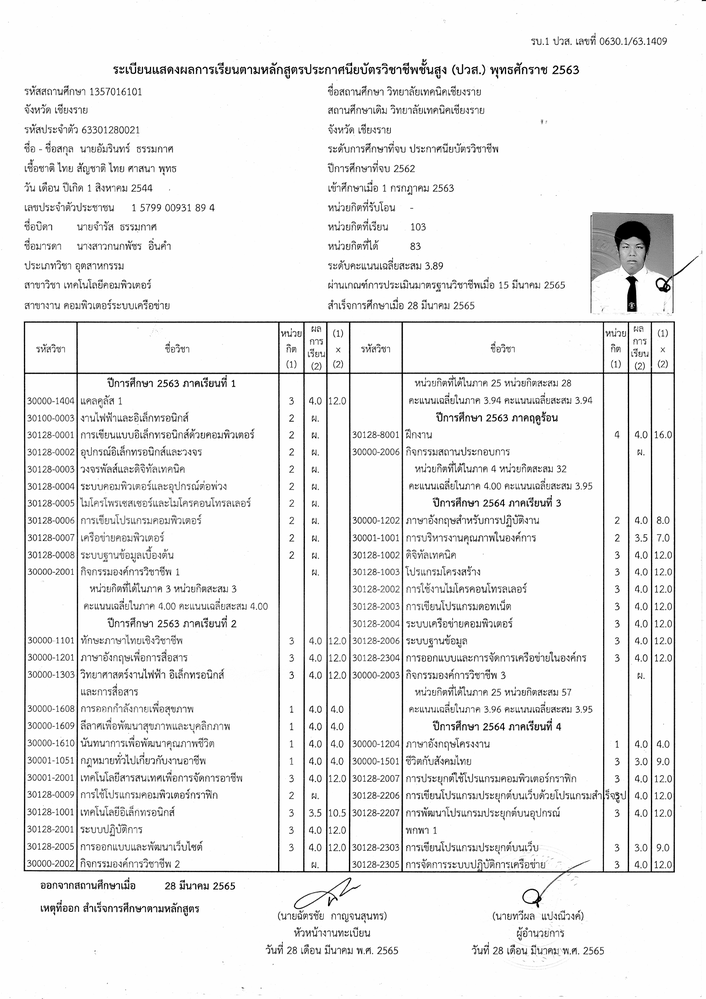
#> input picture django/ocr_project/media/img-3.png, 706 x 999 px, shrunk from 1653 x 2338 before the run, found by its file name
$ python tesseract.py
#> lines starting #> are read from the running program, lines starting #| are printed output that depends on the picture; after the words box and inside, x2 and y2 are one past the last pixel; in counts of white or black regions, pixels touching at a corner belong together
import pytesseract
import cv2
from matplotlib import table
import numpy as np
import matplotlib.pyplot as plt
from pathlib import Path

# Configure tesseract
pytesseract.pytesseract.tesseract_cmd = r'C:\\Program Files\\Tesseract-OCR\\tesseract.exe'

# โหลดรูป
output_folder = Path("data/output_images/output_V5")
output_folder.mkdir(exist_ok=True)

image = cv2.imread("data/test_images/transcript/img-3.png")
#> image is the input picture: shape (999, 706, 3); min 0, max 255, mean 238.5
if image is None:
    raise FileNotFoundError("ไม่พบไฟล์ภาพ กรุณาตรวจสอบเส้นทางของไฟล์")

# จำกัด noise
denoised = cv2.bilateralFilter(image, 50, 100, 100)
cv2.imwrite(f"{output_folder}/transcript_denoised.png", denoised)

gray_img = cv2.cvtColor(denoised, cv2.COLOR_BGR2GRAY)

# สำหรับภาพที่แสงไม่สม่ำเสมอ
binary_gaussian = cv2.adaptiveThreshold(
    gray_img,
    maxValue=255,
    adaptiveMethod=cv2.ADAPTIVE_THRESH_GAUSSIAN_C,
    thresholdType=cv2.THRESH_BINARY_INV,
    blockSize=41,
    C=20
)
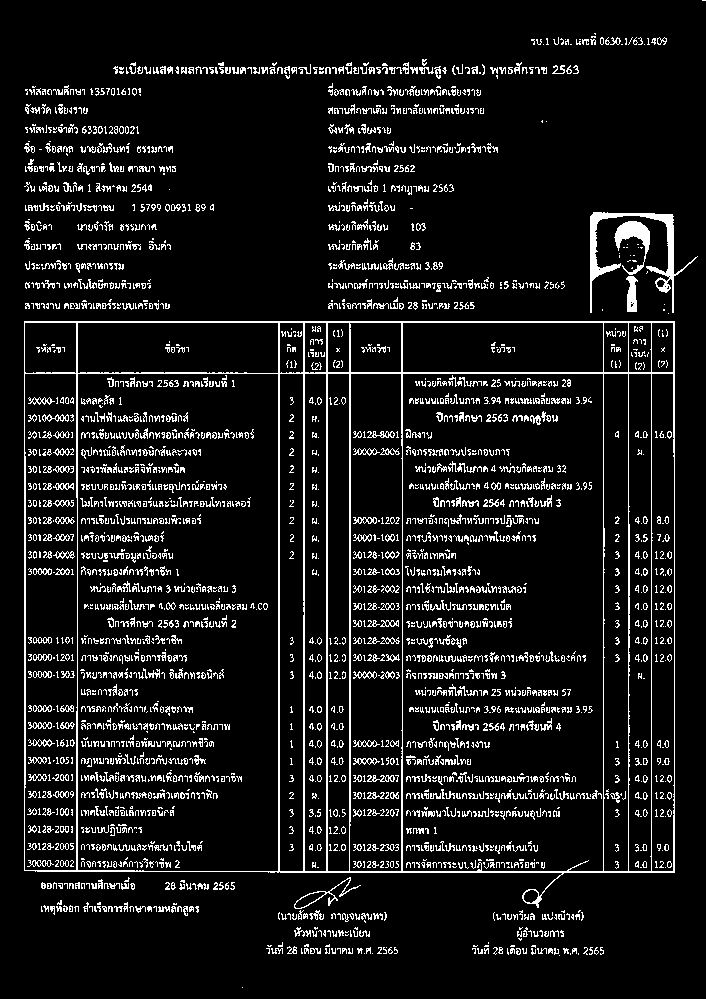
#> binary_gaussian: shape (999, 706); 9.1% white in thin lines or dots

cv2.imwrite(f"{output_folder}/transcript.png", image)
cv2.imwrite(f"{output_folder}/transcript_gray.png", gray_img)
cv2.imwrite(f"{output_folder}/transcript_binary_g.png", binary_gaussian)

# แยกตารางกับข้อมูลส่วนบน
# แยกตาราง
original_img = image
num_labels, labels, stats, centroids = cv2.connectedComponentsWithStats(binary_gaussian, connectivity=8) # cca
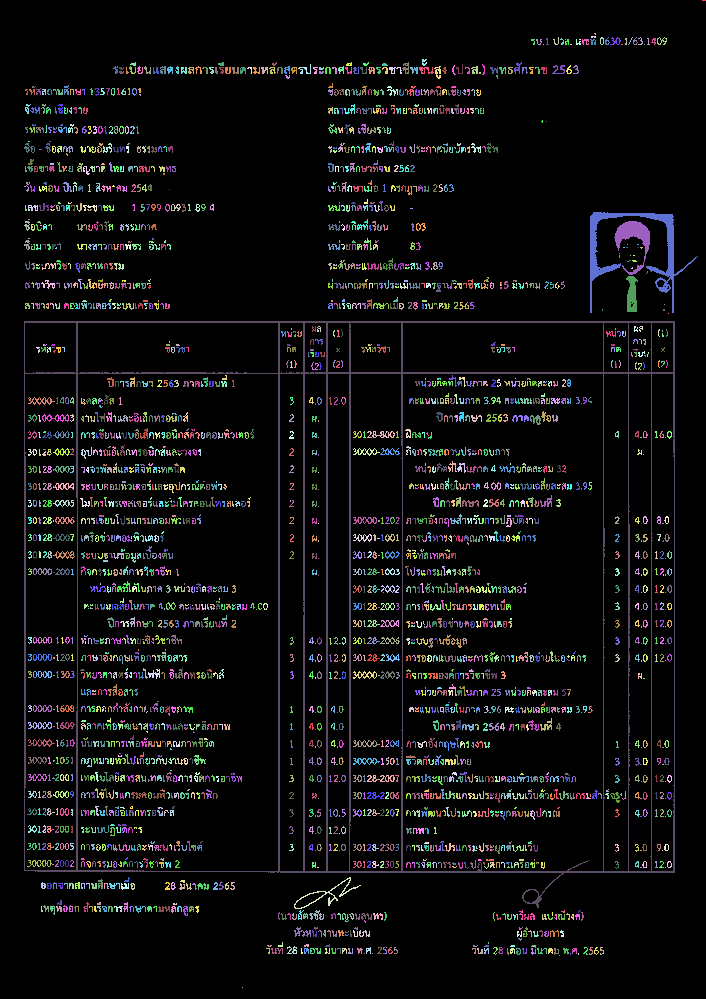
#> labels: shape (999, 706) int32; 2792 distinct labels, from 0 to 2791; one colour per label, 0 black
#> num_labels = 2792; stats = 2792 rows, first 6: [0, 0, 706, 999, 640868], [702, 0, 4, 1, 4], [594, 33, 2, 2, 3], [553, 37, 6, 8, 17], [591, 36, 5, 2, 9], [600, 37, 4, 8, 18]; centroids = 2792 pairs, first value 25.25 to 703.5, second value 0 to 987
areas = [stat[4] for stat in stats]  # ดึงค่า area
#> areas = 2792 values, max 640868 at index 0, min 1 at index 16, mean 252.6
sorted_areas = sorted(areas, reverse=True)  # เรียงลำดับจากมากไปน้อย
#> sorted_areas = 2792 values, max 640868 at index 0, min 1 at index 2716, mean 252.6
second_max_area = sorted_areas[1]  # ค่าอันดับ 2
#> second_max_area = 13317
second_max_area_index = areas.index(second_max_area)  # หาตำแหน่งในลิสต์เดิม
#> second_max_area_index = 678

table_position = stats[second_max_area_index]
#> table_position = [24, 321, 651, 587, 13317]
x, y, w, h, area = table_position
#> x = 24; y = 321; w = 651; h = 587; area = 13317
table_img = binary_gaussian[y:y+h, x:x+w]
#> table_img: shape (587, 651); 12.5% white in thin lines or dots
cv2.imwrite(f"{output_folder}/table.png", table_img)

# แยกประวัติส่วนตัวของจากตาราง
upper_part = binary_gaussian[:y, :]
#> upper_part: shape (321, 706); 6.4% white in thin lines or dots
upper_part_gray = gray_img[:y, :]
upper_part_color = original_img[:y, :]
cv2.imwrite(f"{output_folder}/upper_part_color.png", upper_part_color)

# หารูปโปรไฟล์
num_labels, labels, stats, centroids = cv2.connectedComponentsWithStats(upper_part, connectivity=8)
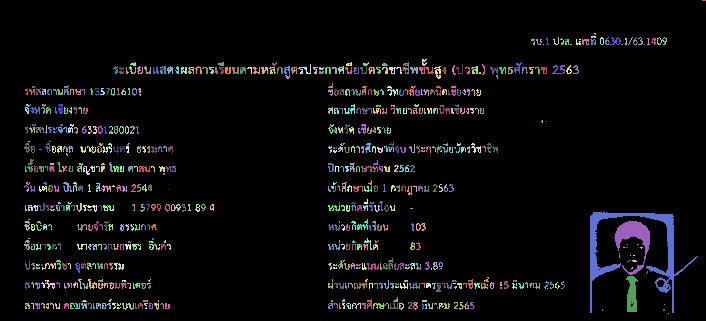
#> labels: shape (321, 706) int32; 678 distinct labels, from 0 to 677; one colour per label, 0 black
#> num_labels = 678; stats = 678 rows, first 6: [0, 0, 706, 321, 212161], [702, 0, 4, 1, 4], [594, 33, 2, 2, 3], [553, 37, 6, 8, 17], [591, 36, 5, 2, 9], [600, 37, 4, 8, 18]; centroids = 678 pairs, first value 25.25 to 703.5, second value 0 to 313
areas = [stat[4] for stat in stats]  # ดึงค่า area
#> areas = 678 values, max 212161 at index 0, min 1 at index 16, mean 334.3
sorted_areas = sorted(areas, reverse=True)  # เรียงลำดับจากมากไปน้อย
#> sorted_areas = 678 values, max 212161 at index 0, min 1 at index 662, mean 334.3
second_max_area = sorted_areas[1]  # ค่าอันดับ 2
#> second_max_area = 1768
second_max_area_index = areas.index(second_max_area)  # หาตำแหน่งในลิสต์เดิม
#> second_max_area_index = 414

profile_position = stats[second_max_area_index]
#> profile_position = [590, 212, 108, 101, 1768]
x, y, w, h, area = profile_position
#> x = 590; y = 212; w = 108; h = 101; area = 1768
profile_img = upper_part[y:y+h, x:x+w]
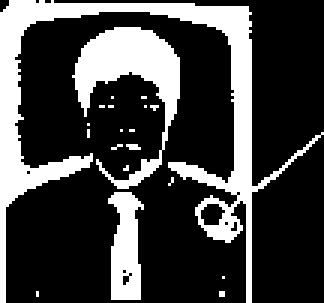
#> profile_img: shape (101, 108) (shown 3 times larger); 25.9% white; 20 white regions (17 under 20 px), largest, box (x1, y1, x2, y2) and area: (0, 0, 108, 101) 1768, (24, 9, 60, 63) 716, (36, 64, 48, 100) 301

# ประวัติส่วนตัวที่เอารูปโปรไฟล์ออก
personal_record = upper_part[:, :x-10]
#> personal_record: shape (321, 580); 6.1% white in thin lines or dots, all inside (x1, y1, x2, y2) = (24, 37, 580, 310)
personal_record_gray = upper_part_gray[:, :x-10]
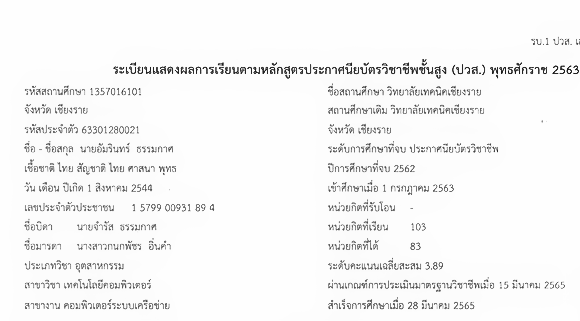
#> personal_record_gray: shape (321, 580); min 24, max 254, mean 245.3
#> `lines_personal = cv2.dilate(personal_record, kernel, iterations=1)`: lines_personal: shape (321, 580); 45% white; 23 white regions, largest, box (x1, y1, x2, y2) and area: (74, 57, 580, 99) 13384, (289, 275, 580, 313) 8145, (0, 139, 216, 178) 7074
cv2.imwrite(f"{output_folder}/personal_record.png", personal_record)
cv2.imwrite(f"{output_folder}/personal_record_gray.png", personal_record_gray)

def detect_text_group(dilalated_image, binary_image):

    text_group_images = []
    # ใช้ Connected Component Analysis
    num_labels, labels, stats, centroids = cv2.connectedComponentsWithStats(dilalated_image, connectivity=8)
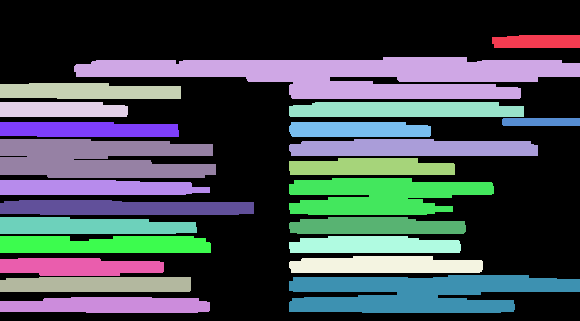
#> labels: shape (321, 580) int32; 24 distinct labels, from 0 to 23; one colour per label, 0 black
#> num_labels = 24; stats = 24 rows, first 6: [0, 0, 580, 321, 102473], [492, 35, 88, 13, 1094], [74, 57, 506, 42, 13384], [0, 83, 181, 16, 2594], [0, 102, 128, 15, 1840], [289, 102, 235, 15, 3348]; centroids = 24 rows, first 8: [308.5, 142.1], [537.1, 41.18], [354.4, 74.89], [87.67, 90.96], [61.23, 109.2], [405.3, 109.3], [540.6, 121.5], [86.88, 129.2]

    # กรองข้อมูล Background และจัดเรียงจากบนไปลงล่าง (ตามค่า y)
    char_stats = stats[1:]  # ข้าม Background (index 0)
#> char_stats = 23 rows, first 6: [492, 35, 88, 13, 1094], [74, 57, 506, 42, 13384], [0, 83, 181, 16, 2594], [0, 102, 128, 15, 1840], [289, 102, 235, 15, 3348], [502, 118, 78, 8, 622]
    #sorted_indices = np.argsort(char_stats[:, 1])  # จัดเรียงตามค่า y (คอลัมน์ที่ 1)
    #sorted_stats = char_stats[sorted_indices]

    sorted_indices = np.lexsort((char_stats[:, 0], char_stats[:, 1]))  # (x, y)
#> sorted_indices = 23 values from 0 to 22
    sorted_stats = char_stats[sorted_indices]
#> sorted_stats has the same summary as char_stats

    expand_ratio = 0.0  # อัตราส่วนการขยาย (0.5 คือ 50% ของขนาดเดิม)
    reduce_size = 0.00

    for idx, stats in enumerate(sorted_stats):  # เริ่มจาก 1 เพราะ 0 คือ background
        x, y, w, h, area = stats

        x_exp = int(x - (expand_ratio-reduce_size) * w)
        y_exp = int(y - (expand_ratio) * h)
        w_exp = int(w + 2 * (expand_ratio-reduce_size) * w)
        h_exp = int(h + 2 * (expand_ratio) * h)

        # ตรวจสอบไม่ให้เกินขอบภาพ
        x_exp = max(0, x_exp)
        y_exp = max(0, y_exp)
        w_exp = min(binary_image.shape[1] - x_exp, w_exp)
        h_exp = min(binary_image.shape[0] - y_exp, h_exp)

        if w >= 90 and h >= 20:  # ปรับค่าขนาดขั้นต่ำและสูงสุดตามต้องการ
            cca_img = binary_image[y_exp:y_exp+h_exp, x_exp:x_exp+w_exp]
            text_group_images.append(cca_img)
            cv2.imwrite(f"{output_folder}/personal_record/cca_{idx}.jpg", cca_img)
            cv2.rectangle(image, (x_exp, y_exp), (x_exp + w_exp, y_exp + h_exp), (0, 255, 0), 1)
#> this loop made 23 passes
#> (x, y, w, h, area, x_exp, y_exp, w_exp) on passes 1 to 12: (492, 35, 88, 13, 1094, 492, 35, 88), (74, 57, 506, 42, 13384, 74, 57, 506), (0, 83, 181, 16, 2594, 0, 83, 181), (0, 102, 128, 15, 1840, 0, 102, 128), (289, 102, 235, 15, 3348, 289, 102, 235), (502, 118, 78, 8, 622, 502, 118, 78), (0, 122, 179, 15, 2512, 0, 122, 179), (289, 122, 142, 15, 2035, 289, 122, 142), (0, 139, 216, 39, 7074, 0, 139, 216), (289, 139, 249, 17, 3823, 289, 139, 249), (289, 158, 166, 17, 2485, 289, 158, 166), (289, 178, 205, 37, 5706, 289, 178, 205)
#> pass 2, in detect_text_group, `cca_img = binary_image[y_exp:y_exp+h_exp, x_exp:x_exp+w_exp]`:
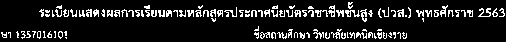
#> cca_img: shape (42, 506); 11.8% white in thin lines or dots, all inside (x1, y1, x2, y2) = (1, 2, 505, 39)
#> after the loop, text_group_images = 4 items

    return text_group_images

kernel = np.ones((6, 80), np.uint8)
lines_personal = cv2.dilate(personal_record, kernel, iterations=1)
cv2.imwrite(f"{output_folder}/personal_record/find_lines.png", lines_personal)

text_group_personal_images = detect_text_group(lines_personal, personal_record)
#> text_group_personal_images = 4 items

custom_config = r'--oem 3 --psm 7'  # ใช้ OCR Engine Mode และ Page Segmentation Mode ที่เหมาะสม

record_text_box = []
for idx, text_img in enumerate(text_group_personal_images):
#> (the run stopped early here; a loop or call above may not have finished)
